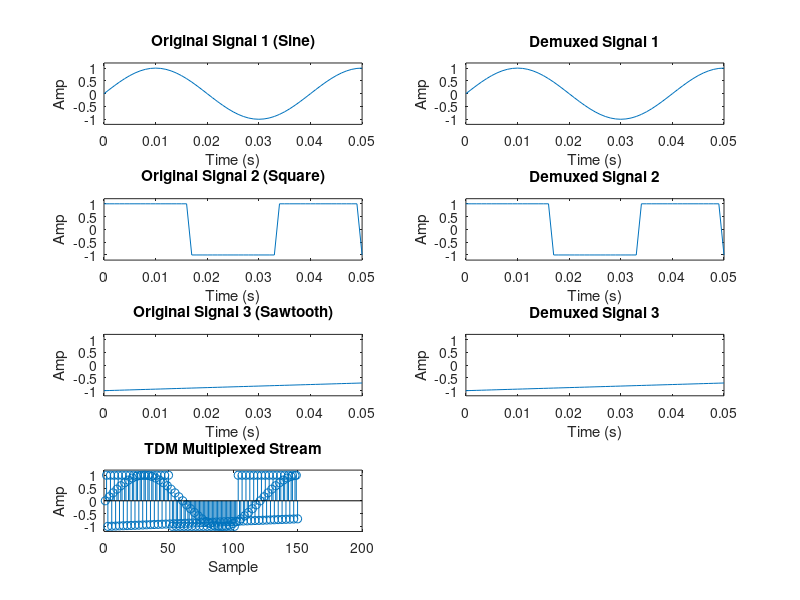

The MATLAB script that drew this image:
clc; clear; close all;
Fs = 1000;          
t = 0:1/Fs:0.05;    
m1 = sin(2*pi*25*t); 
m2 = square(2*pi*30*t);
m3 = sawtooth(2*pi*3*t);
mux = zeros(1, length(t)*3);
mux(1:3:end) = m1;
mux(2:3:end) = m2;
mux(3:3:end) = m3;
dm1 = mux(1:3:end);
dm2 = mux(2:3:end);
dm3 = mux(3:3:end);
td = linspace(0, max(t), length(dm1));
figure; y_limits = [-1.2, 1.2];

subplot(4,2,1); 
plot(t,m1); ylim(y_limits);
title('Original Signal 1 (Sine)'); xlabel('Time (s)'); ylabel('Amp');

subplot(4,2,3); 
plot(t,m2); ylim(y_limits);
title('Original Signal 2 (Square)'); xlabel('Time (s)'); ylabel('Amp');

subplot(4,2,5); 
plot(t,m3); ylim(y_limits);
title('Original Signal 3 (Sawtooth)'); xlabel('Time (s)'); ylabel('Amp');

subplot(4,2,7); 
stem(mux(1:150)); ylim(y_limits); 
title('TDM Multiplexed Stream'); xlabel('Sample'); ylabel('Amp');

subplot(4,2,2); 
plot(td,dm1); ylim(y_limits);
title('Demuxed Signal 1'); xlabel('Time (s)'); ylabel('Amp');

subplot(4,2,4); 
plot(td,dm2); ylim(y_limits);
title('Demuxed Signal 2'); xlabel('Time (s)'); ylabel('Amp');

subplot(4,2,6); 
plot(td,dm3); ylim(y_limits);
title('Demuxed Signal 3'); xlabel('Time (s)'); ylabel('Amp');
